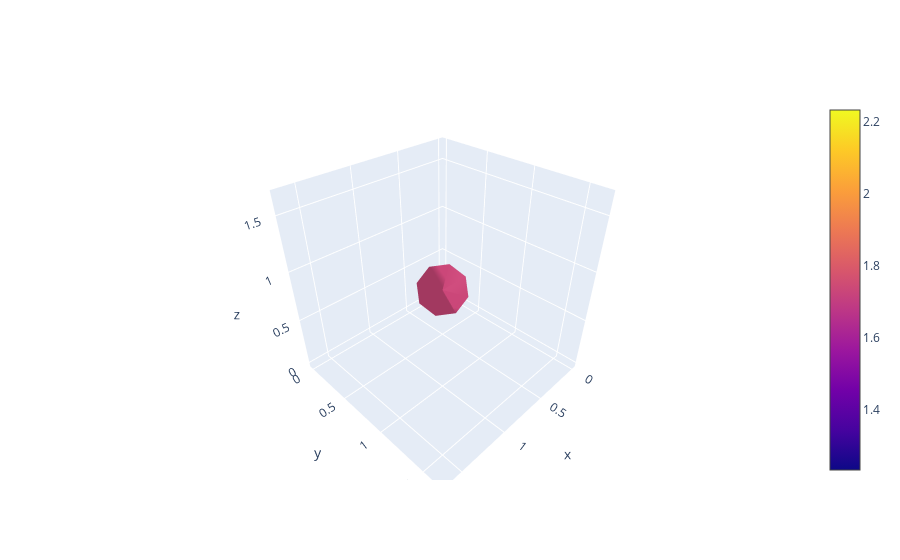

Here is the notebook cell this chart was saved with:
### Markdown cell above
Para criar um vetor de posição podemos usar um cone e uma linha

### Code cell
fig = go.Figure()
fig.add_cone(x=[1], y=[1], z=[1], u=[1], v=[1], w=[1])
fig.add_scatter3d(x=[0,1], y=[0,1], z=[0,1],mode='lines')

### Figure 1 — Plotly figure (JSON) as saved in the notebook; plotly's stock layout.template omitted (floating-point values rounded to 4 significant figures)
{"data": [{"type": "cone", "u": [1], "v": [1], "w": [1], "x": [1], "y": [1], "z": [1]}, {"mode": "lines", "type": "scatter3d", "x": [0, 1], "y": [0, 1], "z": [0, 1]}], "layout": {}}
